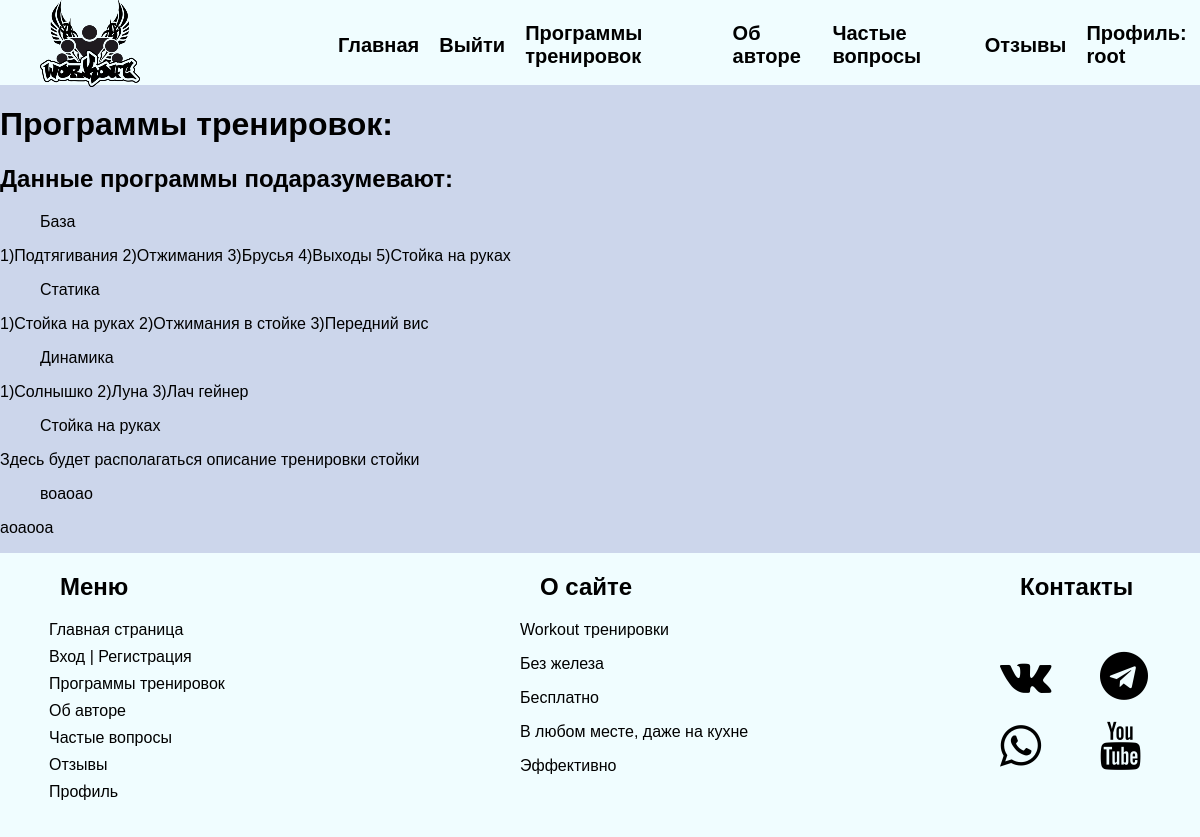
The app's page /programs/ (signed in) with its own data.
### Chuvash_Workout/models.py (models this page shows)
class training(models.Model):
    objects = True
    name = models.CharField(max_length=250, db_index=True, unique=True, verbose_name='Заголовок')
    content = models.CharField(max_length=500, verbose_name= 'Основной контент')
    free = models.IntegerField(verbose_name='Доступ')
    slug = models.SlugField(max_length=250,unique=True, db_index=True,verbose_name= "Отображение url" )
    main_description = models.CharField(blank=True,default='',db_index=True, null=True,verbose_name= "Индивидуальный основной контент",max_length=500 )
    description1= models.CharField(blank=True,default='',db_index=True, null=True,verbose_name= "Поле параграфа 1",max_length=500)
    description2 = models.CharField(blank=True,default='',db_index=True, null=True,verbose_name= "Поле параграфа 2",max_length=500)
    class Meta:
        verbose_name = 'Программы тренировок'
        verbose_name_plural = 'Программы тренировок'
    def __str__(self):
        return self.name
    def get_absolute_url(self):
        return self.slug

### Chuvash_Workout/views.py (the view)
# urls.py: path('programs/', views.programs, name= 'programs'),
@login_required(login_url='users:login')
def programs(request):
    prog = training.objects.all
    data = {
        'title': prog,
    }
    return render(request, 'Chuvash_Workout/programs.html',data)

### Chuvash_Workout/templates/Chuvash_Workout/programs.html
{% extends 'base.html'%}
{% block content %}
<body>
<h1>Программы тренировок:</h1>
<h2>Данные программы подаразумевают: </h2>
{%for i in title%}
<ul>
    <li> <a href="{{ i.get_absolute_url}}/">{{i}}</a></li>
</ul>
<p>{{i.content}}</p>
{%endfor%}
 {% endblock%}

### templates/base.html (shortened to what this page needs)
{%load static%}
<html lang="ru">
<head>
    <link rel = 'stylesheet' href="{% static 'Chuvash_Workout/CSS/workout_main.css' %}" >
    <link rel="stylesheet" href="{% static 'Chuvash_Workout/CSS/font-awesome.min.css' %}">
   <link rel = 'stylesheet' href="{% static 'Chuvash_Workout/CSS/main.css' %}" >
   <link rel = 'stylesheet' href="{% static 'Chuvash_Workout/CSS/reviews.css' %}" >
</head>
<body>
<div class="additional_section"></div>
<nav >
  <div class="logo"><a href="{% url 'main' %}"><img src="{% static 'Chuvash_Workout/images/workout.png' %}" alt="logo"></a>
  </div>
  <ul class="na">
      <li class="nav"> <a class="n" href="{% url 'main' %}">Главная</a></li>
      {% if user.is_authenticated%}
    <li class="nav"><a class="n" href="{% url 'users:logout'%}">Выйти</a></li>
    {%else%}
    <li class="nav"><a class="n" href="{% url 'users:login' %}">Вход</a></li>
    {% endif %}
       <li class="nav dropdown">
         <a class="n dropbtn "href="../#programs">Программы тренировок</a>
       </li>
     <li class="nav"> <a class="n" href="{% url 'about' %}">Об авторе</a></li>
      <li class="nav"> <a class="n" href="../#questions">Частые вопросы</a></li>
     <li class="nav"> <a class="n" href="{% url 'review' %}"> Отзывы</a></li>
     <li class="nav prof"> <a class="n" href="{% url 'profile' %}">Профиль: {{user.username}}</a></li>
  </ul>
</nav>
{% block content %} {% endblock%}
<footer>
    <div class="foot_info">
      <h2>Меню</h2>
      <ul>
        <li class="l"> <a class="n" href="{% url 'main' %}">Главная страница</a></li>
        <li class="l"> <a class="" href="{% url 'users:login' %}">Вход | Регистрация</a></li>
         <li class="l"> <a class=""href="{% url 'programs' %}">Программы тренировок</a></li>
        <li class="l"> <a class="" href="{% url 'about' %}">Об авторе</a></li>
        <li class="l"> <a class="" href="http://127.0.0.1:8000/#questions">Частые вопросы</a></li>
        <li class="l"> <a class="" href="{% url 'review' %}"> Отзывы</a></li>
        <li class="l"> <a class="" href="{% url 'profile' %}">Профиль</a></li>
      </ul>
    </div>
    <div class="foot_info">
      <h2>О сайте</h2>
      <ul>
        <li><p>Workout тренировки</p></li>
        <li><p>Без железа</p></li>
        <li><p>Беcплатно</p></li>
        <li><p>В любом месте, даже на кухне</p></li>
          <li><p>Эффективно</p></li>
      </ul>
    </div>
    <div class="foot_info">
        <h2>Контакты</h2>
    <ul class="icon" >
        <li class="f"><a href="https://vk.com/romadanilov2"><i class="fa fa-vk" aria-hidden="true"></i> </a></li>
        <li class="f"><a href="https://t.me/Artembo28"><i class="fa fa-telegram" aria-hidden="true"></i></a></li>
        <li class="f"><a href="https://wa.me/+79176628871"><i class="fa fa-whatsapp" aria-hidden="true"></i></a></li>
        <li class="f"><a href="https://vk.com/romadanilov2"><i class="fa fa-youtube" aria-hidden="true"></i></a></li>
    </ul>
</div>
</footer>
</body>
</html>

### Chuvash_Workout/static/Chuvash_Workout/CSS/workout_main.css (style rules this page uses)
html, body { padding: 0; margin: 0; font-family:'Roboto'; overflow-x: hidden; }
.additional_section { height: 85px; }
.na { display: flex; gap:20px; font-size: 20px; justify-content:center; align-items: center; height: 50px; font-weight: 700; }
.n { text-decoration:none; color: black; }
li::marker { content:'' }
nav { display: flex; position: fixed; top: 0; z-index:10; background-color:#f0fdff; width:100vw; height:85px; }
.logo { width: 300px; align-self: center; padding-left: 40px; }
.dropdown { position: relative; display: inline-block; }
footer { background-color:#f0fdff; display: grid; grid-template-columns: 40% 40% 20%; }
.icon { display: flex; font-size: 3em; flex-wrap: wrap; align-content: center; }
.f { width: 100px; height: 70px; }
div h2 { padding-left: 60px; }
.l { margin:9px; }
a { color:black; text-decoration:none; }

### Chuvash_Workout/static/Chuvash_Workout/CSS/main.css (style rules this page uses)
html, body { margin: 0; padding: 0; font-family: 'Arial'; background-color: #ccd6eb; scroll-behavior: smooth; }

### records on screen
training: name "База", content "1)Подтягивания 2)Отжимания 3)Брусья 4)Выходы 5)Стойка на руках"
training: name "Статика", content "1)Стойка на руках 2)Отжимания в стойке 3)Передний вис"
training: name "Динамика", content "1)Солнышко 2)Луна 3)Лач гейнер"
training: name "Стойка на руках", content "Здесь будет располагаться описание тренировки стойки"
training: name "воаоао", content "аоаооа"

### other values on screen
{{ user.username }} "root"
